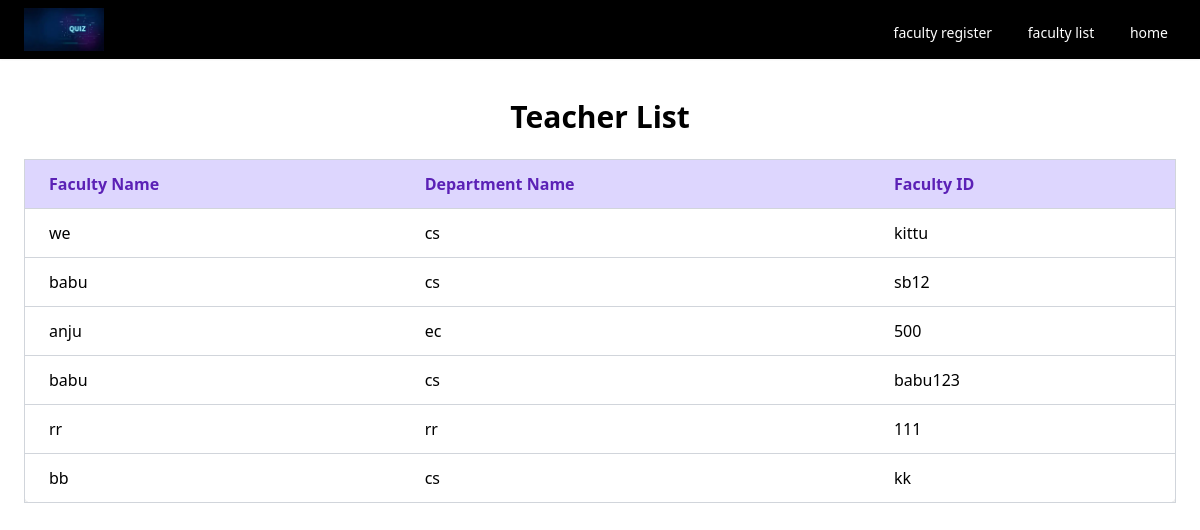
The page /teachers on the database its author committed.
### Common/models.py (models this page shows, shortened)
class faculty_registration(models.Model):
    faculty_id = models.CharField(max_length=30,primary_key=True)
    password = models.CharField(max_length=30)
    department_name = models.CharField(max_length=30)
    faculty_name = models.CharField(max_length=30)

### user/views.py (the view)
# urls.py: path('teachers',views.teachers,name='teachers_list'),
def teachers(request):
     data=faculty_registration.objects.all()
     return render(request,"teachers.html",{'teacherdata':data})

### user/Templates/teachers.html (shortened to what this page needs)
<!DOCTYPE html>
{% include 'uheader.html' %}
{% load widget_tweaks %}
<html lang="en">
<head>
    <script src="https://cdn.tailwindcss.com"></script>
</head>
<body class="bg-violet-50 text-violet-800">
    <section class="max-w-7xl mx-auto px-6 py-10">
        <h2 class="text-3xl font-bold mb-6 text-center">Teacher List</h2>
        <div class="overflow-x-auto">
            <table class="min-w-full bg-white border border-gray-300 rounded-lg shadow-md">
                <thead>
                    <tr class="bg-violet-200 text-violet-800">
                        <th class="py-3 px-6 border-b border-gray-300 text-left">Faculty Name</th>
                        <th class="py-3 px-6 border-b border-gray-300 text-left">Department Name</th>
                        <th class="py-3 px-6 border-b border-gray-300 text-left">Faculty ID</th>
                    </tr>
                </thead>
                <tbody>
                    {% for t in teacherdata %}
                    <tr class="hover:bg-violet-100">
                        <td class="py-3 px-6 border-b border-gray-300">{{ t.faculty_name }}</td>
                        <td class="py-3 px-6 border-b border-gray-300">{{ t.department_name }}</td>
                        <td class="py-3 px-6 border-b border-gray-300">{{ t.faculty_id }}</td>
                    </tr>
                    {% endfor %}
                </tbody>
            </table>
        </div>
    </section>

### rows shown on the page
faculty_registration: faculty_name "we", department_name "cs", faculty_id "kittu"
faculty_registration: faculty_name "babu", department_name "cs", faculty_id "sb12"
faculty_registration: faculty_name "anju", department_name "ec", faculty_id "500"
faculty_registration: faculty_name "babu", department_name "cs", faculty_id "babu123"
faculty_registration: faculty_name "rr", department_name "rr", faculty_id "111"
faculty_registration: faculty_name "bb", department_name "cs", faculty_id "kk"
